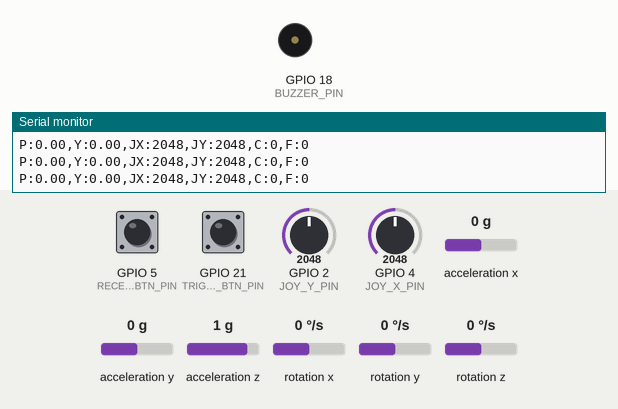
Bench run of a sketch on a simulated ESP32. On the bench: buzzer (waves = sounding), the last lines printed to the serial monitor. The test bench sets the inputs (shaded band); at power-on: GPIO 21 (TRIGGER_BTN_PIN) HIGH, GPIO 2 (JOY_Y_PIN) = 2048, GPIO 4 (JOY_X_PIN) = 2048, GPIO 5 (RECENTER_BTN_PIN) HIGH, acceleration x 0 g, acceleration y 0 g, acceleration z 1 g, rotation x 0 °/s, rotation y 0 °/s, rotation z 0 °/s.

Above: at 4.2 s.
4.3 s: GPIO 21 (TRIGGER_BTN_PIN) pulled LOW for 0.15 s
At 4.54 s:
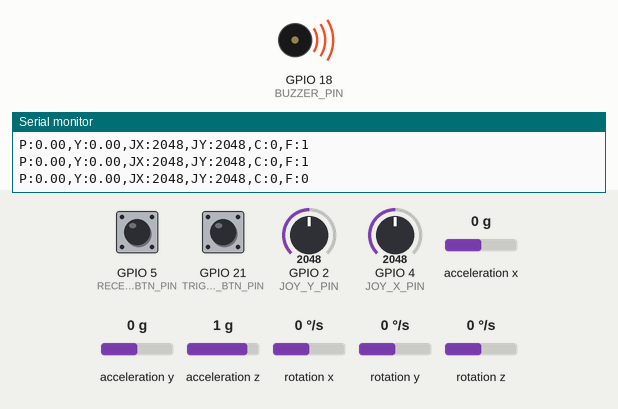
6.1 s: GPIO 21 (TRIGGER_BTN_PIN) pulsed LOW 5 times (0.12 s each, 0.3 s apart)
At 8.5 s:
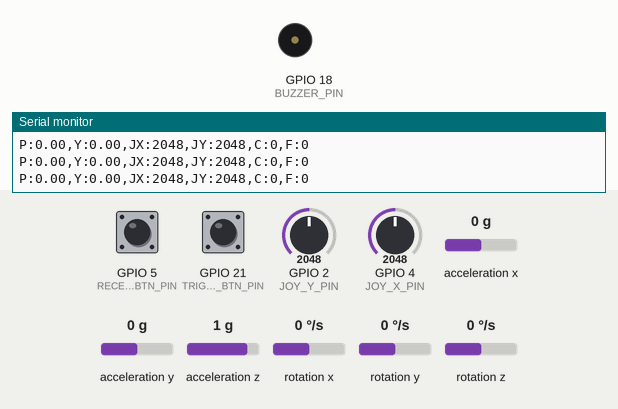
Timing chart, 0 to 10.0 s (numbered marks = the images above; inputs shaded):
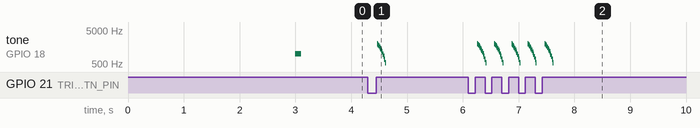

Measured:
- after the input at 4.3 s, tone on GPIO 18 (BUZZER_PIN): plays 2000 Hz for 0.01 s, 1860 Hz for 0.01 s, 1710 Hz for 0.01 s, 1570 Hz for 0.01 s, 1420 Hz for 0.01 s, 1280 Hz for 0.01 s … (11 notes in this stretch), starting after 0.16 s
- after the input at 6.1 s, tone on GPIO 18 (BUZZER_PIN): plays 2000 Hz for 0.01 s, 1860 Hz for 0.01 s, 1710 Hz for 0.01 s, 1570 Hz for 0.01 s, 1420 Hz for 0.01 s, 1280 Hz for 0.01 s … (55 notes in this stretch), starting after 0.16 s

The sketch:

controller.ino
```cpp
#include <MPU6050_tockn.h>
#include <Wire.h>

/*
 * Project: Wireless IoT FPS Controller (Audio + Latching)
 * Hardware: ESP32 WROOM, GY-521, Analog Joystick, Trigger Button, Passive Buzzer
 */

MPU6050 mpu6050(Wire);

// ADC2 Pins (Joystick)
const int JOY_X_PIN = 4;
const int JOY_Y_PIN = 2;

// Button Pins
const int RECENTER_BTN_PIN = 5;   // Joystick Push (Recenter)
const int TRIGGER_BTN_PIN = 21;   // Trigger (Fire)
const int BUZZER_PIN = 18;        // Passive Buzzer (+ Leg)

// TUNING
const int SAMPLES = 5;
const int SAMPLE_DELAY = 1;

// LATCHING CONFIG
int triggerLatchCounter = 0;
const int LATCH_FRAMES = 6;

// AUDIO STATE MANAGEMENT
bool isPlayingSound = false;
bool isWaitingForAudio = false;   // Waiting for the delay timer
unsigned long triggerPressTime = 0;
unsigned long soundStartTime = 0;
int lastTriggerState = 0;

// LATENCY COMPENSATION
// Increase this if sound plays before the gun fires on screen
// Decrease this if sound plays too late
const int AUDIO_SYNC_DELAY = 150; // ms

void setup() {
  Serial.begin(115200);
  Wire.begin(23, 22);

  mpu6050.begin();
  Serial.println(">>> CALIBRATING - KEEP STILL <<<");
  mpu6050.calcGyroOffsets(true);
  Serial.println(">>> CALIBRATION COMPLETE <<<");

  pinMode(RECENTER_BTN_PIN, INPUT_PULLUP);
  pinMode(TRIGGER_BTN_PIN, INPUT_PULLUP);

  // Setup Buzzer
  pinMode(BUZZER_PIN, OUTPUT);
  // Optional: Chirp on startup
  tone(BUZZER_PIN, 1000, 100);
}

void loop() {
  float sumP = 0;
  float sumY = 0;

  // 1. OVERSAMPLING LOOP
  for (int i = 0; i < SAMPLES; i++) {
    mpu6050.update();
    sumP += mpu6050.getAngleX();
    sumY += mpu6050.getAngleZ();
    delay(SAMPLE_DELAY);
  }

  // 2. AVERAGING
  float avgPitch = sumP / SAMPLES;
  float avgYaw = sumY / SAMPLES;

  // 3. READ INPUTS
  int joyX = analogRead(JOY_X_PIN);
  int joyY = analogRead(JOY_Y_PIN);

  int rawRecenter = digitalRead(RECENTER_BTN_PIN) == LOW ? 1 : 0;
  int rawFire = digitalRead(TRIGGER_BTN_PIN) == LOW ? 1 : 0;

  // 4. AUDIO LOGIC (Delayed "Pew")

  // Detect Initial Press
  if (rawFire == 1 && lastTriggerState == 0) {
    isWaitingForAudio = true;
    triggerPressTime = millis();
  }
  lastTriggerState = rawFire;

  // Check if delay has passed
  if (isWaitingForAudio && (millis() - triggerPressTime >= AUDIO_SYNC_DELAY)) {
    isWaitingForAudio = false;
    isPlayingSound = true;
    soundStartTime = millis();
  }

  // Play Sound Effect
  if (isPlayingSound) {
    unsigned long elapsed = millis() - soundStartTime;
    if (elapsed < 150) {
      // Frequency Sweep: Drop from 2000Hz to 500Hz
      int freq = map(elapsed, 0, 150, 2000, 500);
      tone(BUZZER_PIN, freq);
    } else {
      noTone(BUZZER_PIN); // Stop sound
      isPlayingSound = false;
    }
  }

  // 5. SIGNAL LATCHING (For Python/Laravel)
  // We still send the signal immediately so the server starts processing
  if (rawFire == 1) {
    triggerLatchCounter = LATCH_FRAMES;
  }

  int outputFire = 0;
  if (triggerLatchCounter > 0) {
    outputFire = 1;
    triggerLatchCounter--;
  }

  // 6. SEND DATA
  Serial.print("P:");
  Serial.print(avgPitch, 2);
  Serial.print(",Y:");
  Serial.print(avgYaw, 2);
  Serial.print(",JX:");
  Serial.print(joyX);
  Serial.print(",JY:");
  Serial.print(joyY);
  Serial.print(",C:");
  Serial.print(rawRecenter);
  Serial.print(",F:");
  Serial.print(outputFire);
  Serial.println();
}
```
